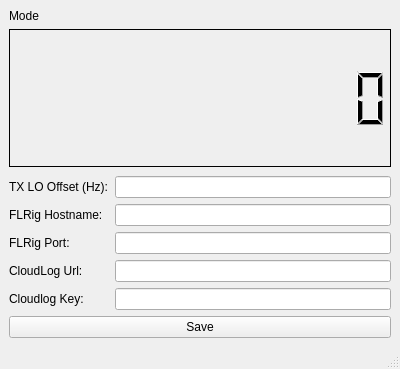
<?xml version="1.0" encoding="UTF-8"?>
<ui version="4.0">
 <class>CloudLogCATQt</class>
 <widget class="QMainWindow" name="CloudLogCATQt">
  <property name="geometry">
   <rect>
    <x>0</x>
    <y>0</y>
    <width>400</width>
    <height>369</height>
   </rect>
  </property>
  <property name="windowTitle">
   <string notr="true">CloudLogCATQt</string>
  </property>
  <widget class="QWidget" name="centralwidget">
   <property name="minimumSize">
    <size>
     <width>389</width>
     <height>0</height>
    </size>
   </property>
   <layout class="QGridLayout" name="gridLayout">
    <item row="4" column="0">
     <widget class="QPushButton" name="save">
      <property name="text">
       <string>Save</string>
      </property>
     </widget>
    </item>
    <item row="1" column="0">
     <widget class="QLCDNumber" name="lcdNumber">
      <property name="frameShape">
       <enum>QFrame::Box</enum>
      </property>
      <property name="frameShadow">
       <enum>QFrame::Plain</enum>
      </property>
      <property name="smallDecimalPoint">
       <bool>false</bool>
      </property>
      <property name="digitCount">
       <number>12</number>
      </property>
      <property name="segmentStyle">
       <enum>QLCDNumber::Filled</enum>
      </property>
      <property name="value" stdset="0">
       <double>0.000000000000000</double>
      </property>
     </widget>
    </item>
    <item row="0" column="0">
     <widget class="QLabel" name="mode">
      <property name="sizePolicy">
       <sizepolicy hsizetype="Minimum" vsizetype="Fixed">
        <horstretch>0</horstretch>
        <verstretch>0</verstretch>
       </sizepolicy>
      </property>
      <property name="maximumSize">
       <size>
        <width>50</width>
        <height>16777215</height>
       </size>
      </property>
      <property name="text">
       <string>Mode</string>
      </property>
     </widget>
    </item>
    <item row="3" column="0">
     <layout class="QFormLayout" name="Config">
      <property name="fieldGrowthPolicy">
       <enum>QFormLayout::ExpandingFieldsGrow</enum>
      </property>
      <property name="formAlignment">
       <set>Qt::AlignBottom|Qt::AlignLeading|Qt::AlignLeft</set>
      </property>
      <item row="0" column="0">
       <widget class="QLabel" name="label_5">
        <property name="text">
         <string>TX LO Offset (Hz):</string>
        </property>
       </widget>
      </item>
      <item row="0" column="1">
       <widget class="QLineEdit" name="TXOffset"/>
      </item>
      <item row="1" column="0">
       <widget class="QLabel" name="label_1">
        <property name="maximumSize">
         <size>
          <width>120</width>
          <height>16777215</height>
         </size>
        </property>
        <property name="text">
         <string>FLRig Hostname:</string>
        </property>
       </widget>
      </item>
      <item row="1" column="1">
       <widget class="QLineEdit" name="FLRigHostname">
        <property name="sizePolicy">
         <sizepolicy hsizetype="MinimumExpanding" vsizetype="Fixed">
          <horstretch>0</horstretch>
          <verstretch>0</verstretch>
         </sizepolicy>
        </property>
        <property name="text">
         <string/>
        </property>
       </widget>
      </item>
      <item row="2" column="0">
       <widget class="QLabel" name="label_2">
        <property name="maximumSize">
         <size>
          <width>120</width>
          <height>16777215</height>
         </size>
        </property>
        <property name="text">
         <string>FLRig Port:</string>
        </property>
       </widget>
      </item>
      <item row="2" column="1">
       <widget class="QLineEdit" name="FLRigPort">
        <property name="text">
         <string/>
        </property>
       </widget>
      </item>
      <item row="3" column="0">
       <widget class="QLabel" name="label_3">
        <property name="maximumSize">
         <size>
          <width>120</width>
          <height>16777215</height>
         </size>
        </property>
        <property name="text">
         <string>CloudLog Url:</string>
        </property>
       </widget>
      </item>
      <item row="3" column="1">
       <widget class="QLineEdit" name="cloudLogUrl">
        <property name="text">
         <string/>
        </property>
       </widget>
      </item>
      <item row="4" column="0">
       <widget class="QLabel" name="label_4">
        <property name="maximumSize">
         <size>
          <width>120</width>
          <height>16777215</height>
         </size>
        </property>
        <property name="baseSize">
         <size>
          <width>120</width>
          <height>0</height>
         </size>
        </property>
        <property name="text">
         <string>Cloudlog Key:</string>
        </property>
       </widget>
      </item>
      <item row="4" column="1">
       <widget class="QLineEdit" name="cloudLogKey">
        <property name="text">
         <string/>
        </property>
       </widget>
      </item>
     </layout>
    </item>
   </layout>
  </widget>
  <widget class="QMenuBar" name="menubar">
   <property name="geometry">
    <rect>
     <x>0</x>
     <y>0</y>
     <width>400</width>
     <height>22</height>
    </rect>
   </property>
  </widget>
  <widget class="QStatusBar" name="statusbar"/>
 </widget>
 <resources/>
 <connections/>
</ui>
